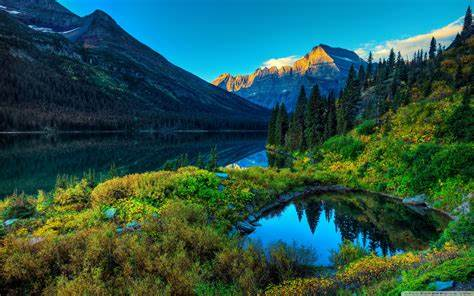
#> input picture Lab1/rgbimage.jpg, 474 x 296 px, found by its file name
$ python splittingrgb.py
#> lines starting #> are read from the running program, lines starting #| are printed output that depends on the picture
import cv2
import numpy as np

rgbimage = cv2.imread(r"C:\Users\OSLAB\Documents\210962021\Lab1\rgbimage.jpg")
#> rgbimage is the input picture: shape (296, 474, 3); mean B, G, R 76.4, 84.7, 39.1

b,g,r = cv2.split(rgbimage)
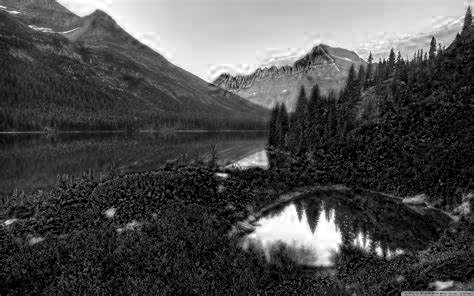
#> b: shape (296, 474); min 0, max 255, mean 76.4
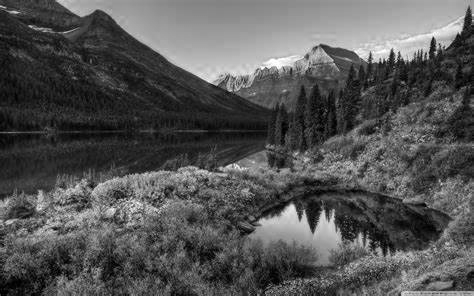
#> g: shape (296, 474); min 0, max 255, mean 84.7
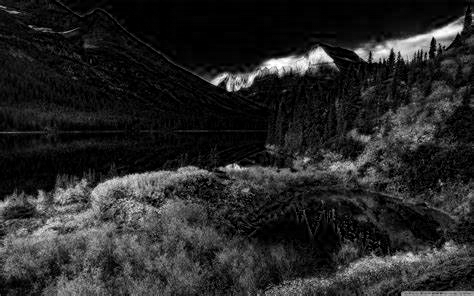
#> r: shape (296, 474); min 0, max 255, mean 39.1
zeros = np.zeros(b.shape,np.uint8)

img_red = cv2.merge((zeros,zeros,r))
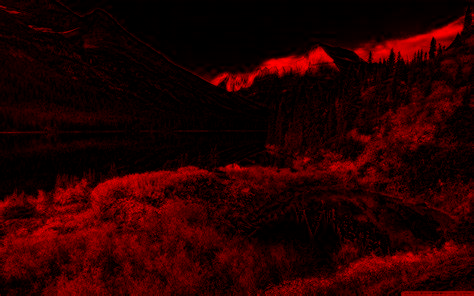
#> img_red: shape (296, 474, 3); mean of channels 0, 1, 2 0, 0, 39.1; drawn as B, G, R
img_green = cv2.merge((zeros,g,zeros))
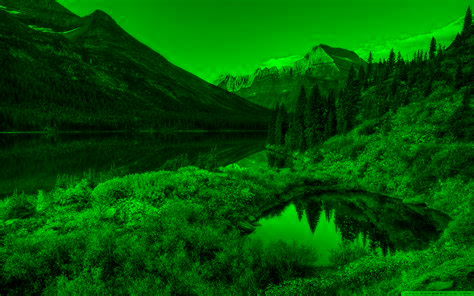
#> img_green: shape (296, 474, 3); mean of channels 0, 1, 2 0, 84.7, 0; drawn as B, G, R
img_blue = cv2.merge((b,zeros,zeros))
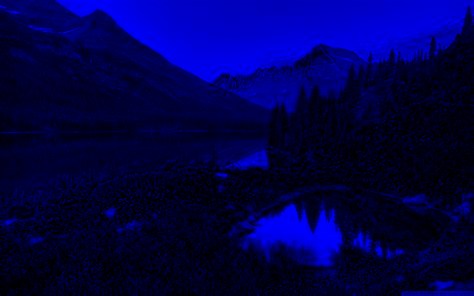
#> img_blue: shape (296, 474, 3); mean of channels 0, 1, 2 76.4, 0, 0; drawn as B, G, R

cv2.imshow('Image Red',img_red)
cv2.waitKey(0)
cv2.imshow('Image Green',img_green)
cv2.waitKey(0)
cv2.imshow('Image Blue',img_blue)
cv2.waitKey(0)
